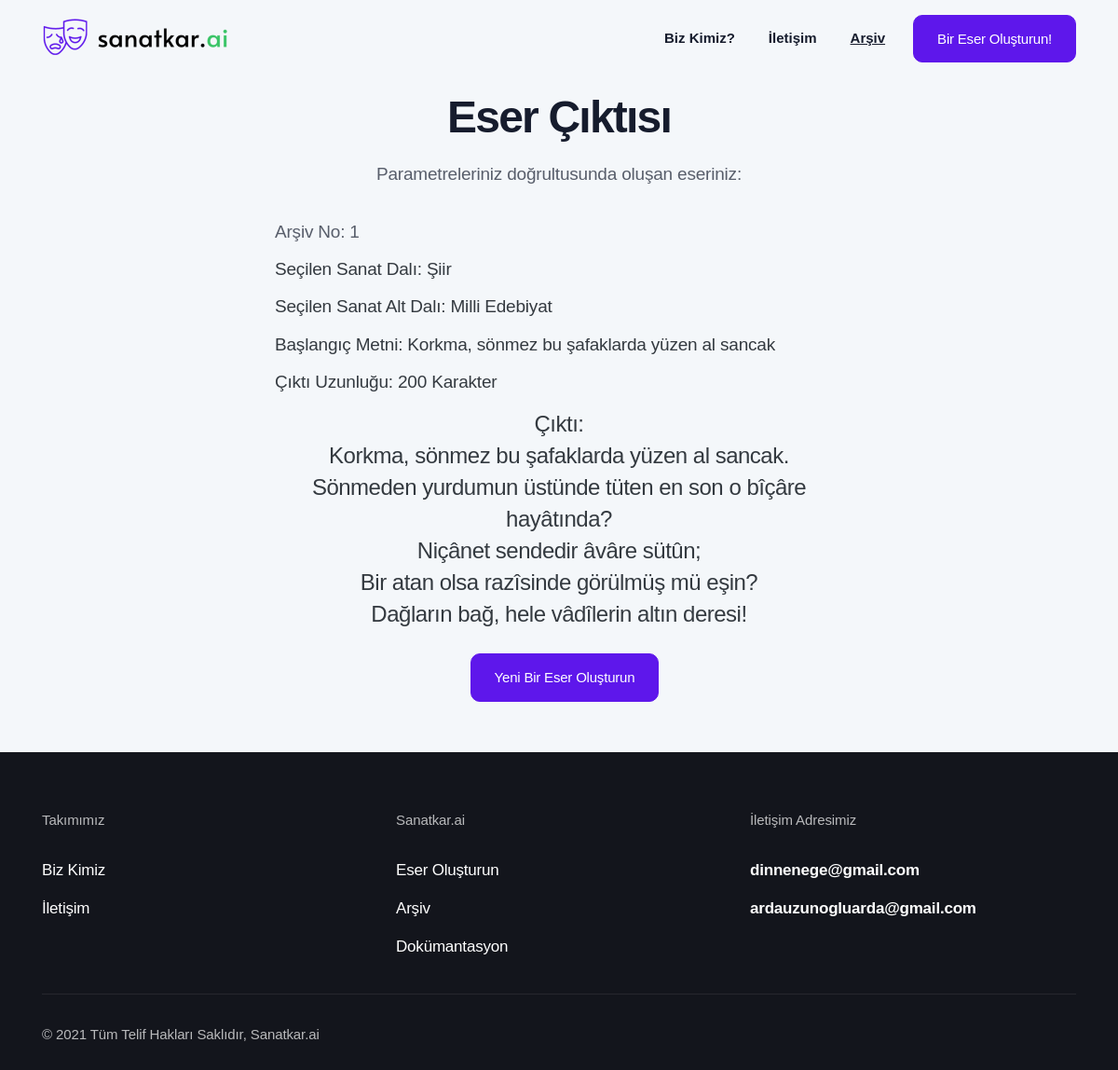
Before: /archive/1 with the older database file.
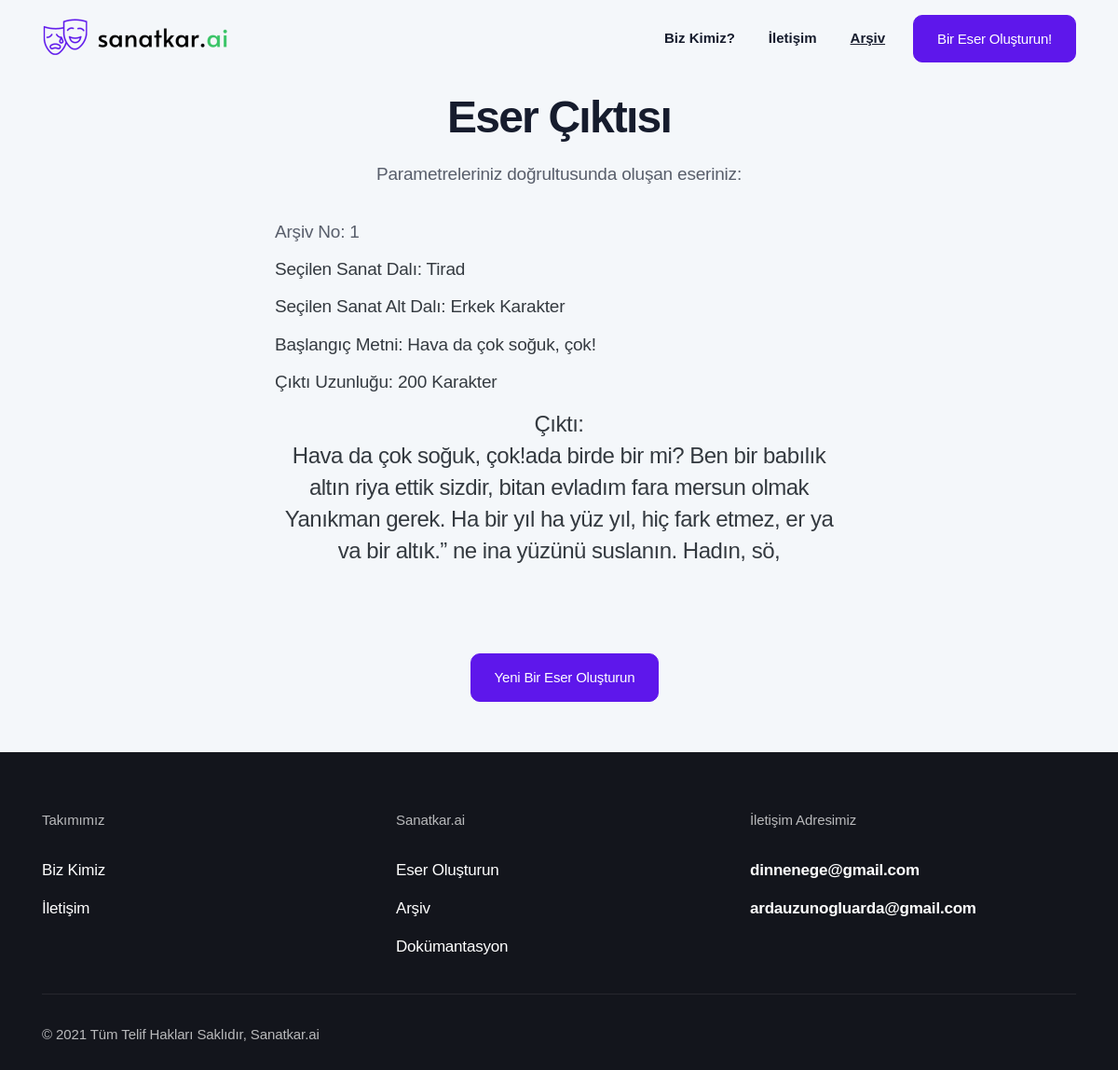
After: the same page with the newer database file.
### app.py (models this page shows)
class Archive(db.Model):
    id = db.Column(db.Integer, primary_key=True)
    generated_text = db.Column(db.String(600))
    art_branch = db.Column(db.String(10))
    genre = db.Column(db.String(30))
    seed_input = db.Column(db.String(35))
    length_input = db.Column(db.String(3))

### app.py (the view)
@app.route("/archive/<int:id>")
def particular_archive_element(id):
    archived_generation = Archive.query.filter_by(id = id).first()
    id = archived_generation.id
    generated_text = archived_generation.generated_text
    art_branch = archived_generation.art_branch
    genre = archived_generation.genre
    seed_input = archived_generation.seed_input
    length_input = archived_generation.length_input
    output = str(generated_text).replace("_", "").replace(")", "").replace("(", "").replace("'", "").replace('"',"").split("\\n")
    if art_branch != "Tirad":
        output = list(filter(None, output))[:-1]
    return render_template("generator_output.html", id = id, output=output, art_branch=art_branch, genre=genre, seed_input=seed_input, length_input=length_input)

### templates/generator_output.html (shortened to what this page needs)
<!DOCTYPE html>
<html lang="en">
<head>
  <link rel="stylesheet" href="{{ url_for('static', filename='css/bootstrap.css') }}">
  <link rel="stylesheet" href="{{ url_for('static', filename='fonts/icon-font/css/style.css') }}">
  <link rel="stylesheet" href="{{ url_for('static', filename='fonts/typography-font/typo.css') }}">
  <link rel="stylesheet" href="{{ url_for('static', filename='fonts/fontawesome-5/css/all.css') }}">
  <link rel="stylesheet" href="{{ url_for('static', filename='plugins/aos/aos.min.css') }}">
  <link rel="stylesheet" href="{{ url_for('static', filename='plugins/fancybox/jquery.fancybox.min.css') }}">
  <link rel="stylesheet" href="{{ url_for('static', filename='plugins/nice-select/nice-select.min.css') }}">
  <link rel="stylesheet" href="{{ url_for('static', filename='plugins/slick/slick.min.css') }}">
  <link rel="stylesheet" href="{{ url_for('static', filename='plugins/date-picker/css/gijgo.min.css') }}" type="text/css" />
  <link rel="stylesheet" href="{{ url_for('static', filename='plugins/theme-mode-switcher/switcher-panel.css') }}">
  <link rel="stylesheet" href="{{ url_for('static', filename='css/main.css') }}">
  <link rel="stylesheet" href="{{ url_for('static', filename='css/theme-mode-custom.css') }}">
  <link rel="stylesheet" href="https://cdnjs.cloudflare.com/ajax/libs/font-awesome/5.15.4/css/all.min.css">
</head>
<body data-theme="light">
  <div class="site-wrapper overflow-hidden">
    <header class="site-header site-header--menu-right  site-header--absolute">
      <div class="container">
        <nav class="navbar site-navbar offcanvas-active navbar-expand-lg  px-0">
          <div class="brand-logo"><a href="/">
              <img src="{{ url_for('static', filename='image/logo-main-black.png') }}" alt="" class="light-version-logo ">
            </a></div>
          <div class="collapse navbar-collapse" id="mobile-menu">
            <div class="navbar-nav-wrapper">
              <ul class="navbar-nav main-menu">
                <li class="nav-item">
                  <a class="text-dark nav-link" href="/about" role="button" aria-expanded="false">Biz Kimiz?</a>
                </li>
                <li class="nav-item">
                  <a class="nav-link" href="/contact" role="button" aria-expanded="false">İletişim</a>
                </li>
                <li class="nav-item">
                  <a class="font-weight-bold nav-link" href="/archive" role="button" aria-expanded="false"><ins>Arşiv</ins></a>
                </li>
              </ul>
            </div>
          </div>
          <div class="header-btn  ml-auto ml-lg-5 mr-6 mr-lg-0 d-none d-xs-block">
            <a class="btn btn-app-page btn-primary gr-text-9 d-none d-xs-inline-flex " href="/generator">
              Bir Eser Oluşturun!
            </a>
          </div>
        </nav>
      </div>
    </header>
    <div class="inner-banner pt-20 pb-md-13 bg-default-2">
      <div class="container">
        <div class="row  justify-content-center pt-5">
          <div class="col-xl-8 col-lg-9 text-center">
            <div class="px-md-15 text-center">
              <h2 class="title gr-text-3 mb-6">Eser Çıktısı</h2>
              <p class="gr-text-8 mb-9">Parametreleriniz doğrultusunda oluşan eseriniz:</p>
              <ul class="w-100 list-unstyled text-left">
                <li class="gr-text-8 mb-3">Arşiv No: <span id="archiveno">{{id}}</span></li>
                <li class="gr-text-8 text-dark mb-3">Seçilen Sanat Dalı: <span id="chosenart">{{art_branch}}</span></li>
                <li class="gr-text-8 text-dark mb-3">Seçilen Sanat Alt Dalı: <span id="chosensubart">{{genre}}</span></li>
                <li class="gr-text-8 text-dark mb-3">Başlangıç Metni: <span id="startingsentence">{{seed_input}}</span></li>
                <li class="gr-text-8 text-dark mb-5">Çıktı Uzunluğu: <span id="outputlength">{{length_input}}</span> Karakter</li>
                <li class="gr-text-6 text-dark mb-8 text-center">Çıktı:</br><span id="output">
                {% if output[0] %}
                  {% for element in output %}
                    {{element}}
                    <br>
                  {% endfor %}
                {% else %}
                  <p> Bir hata oluştu. </p>
                {% endif %}
                </span></li>
              </ul>
              <div class="header-btn  ml-auto ml-lg-5 mr-6 mr-lg-0 d-xs-block">
                <a class="btn btn-app-page btn-primary gr-text-9 d-xs-inline-flex " href="/generator">
                  Yeni Bir Eser Oluşturun
                </a>
              </div>
            </div>
          </div>
        </div>
      </div>
    </div>
    <div class="bg-default-2 pb-1 ">
    </div>
   <div class="footer-section dark-mode-texts bg-blackish-blue">
    <div class="container">
      <div class="footer-top pt-15">
        <div class="justify-content-center row">
          <div class="col-6 col-lg-4">
            <div class="single-footer mb-13 mb-lg-9">
              <p class="footer-title gr-text-11 mb-7">Takımımız</p>
              <ul class="footer-list list-unstyled">
                <li class="py-2"><a class="gr-text-9 gr-text-color" href="/about">Biz Kimiz</a></li>
                <li class="py-2"><a class="gr-text-9 gr-text-color" href="/contact">İletişim</a></li>
              </ul>
            </div>
          </div>
          <div class="col-6 col-lg-4">
            <div class="single-footer mb-13 mb-lg-9">
              <p class="footer-title gr-text-11 mb-7">Sanatkar.ai</p>
              <ul class="footer-list list-unstyled">
                <li class="py-2"><a class="gr-text-9 gr-text-color" href="/generator">Eser Oluşturun</a></li>
                <li class="py-2"><a class="gr-text-9 gr-text-color" href="/archive">Arşiv</a></li>
                <li class="py-2"><a class="gr-text-9 gr-text-color" href="https://github.com/ardauzunoglu/sanatkar.ai">Dokümantasyon</a></li>
              </ul>
            </div>
          </div>
          <div class="col-md-6 col-lg-4">
            <div class="single-footer mb-13 mb-lg-9">
              <p class="footer-title gr-text-11 mb-7">İletişim Adresimiz</p>
              <ul class="footer-list list-unstyled">
                <li class="py-2"><a class="gr-text-9 text-primary font-weight-bold hover-underline active text-white" href="mailto:dinnenege@gmail.com">dinnenege@gmail.com</a></li>
                <li class="py-2"><a class="gr-text-9 text-primary font-weight-bold hover-underline active text-white" href="mailto:ardauzunogluarda@gmail.com">ardauzunogluarda@gmail.com</a></li>
              </ul>
            </div>
          </div>
        </div>
      </div>
      <div class="copyright-area border-top pt-9 pb-8">
        <div class="row align-items-center">
          <div class="col-lg-6">
            <p class="copyright-text gr-text-11 mb-6 mb-lg-0 gr-text-color-opacity text-center text-lg-left">
              © 2021 Tüm Telif Hakları Saklıdır, Sanatkar.ai
            </p>
          </div>
        </div>
      </div>
    </div>
  </div>
  </div>
</body>
</html>

Changed rows visible on the page:
changed Archive: art_branch "Şiir" → "Tirad"; genre "Milli Edebiyat" → "Erkek Karakter"; seed_input "Korkma, sönmez bu şafaklarda yüzen al sancak" → "Hava da çok soğuk, çok!"
Other visible differences:
new list line: "Hava da çok soğuk, çok!ada birde bir mi? Ben bir babılık altın riya ettik sizdir, bitan evladım fara mersun olmak Yanıkman gerek. Ha bir yıl ha yüz yıl, hiç fark etmez, er ya va bir altık.” ne ina yüzünü suslanın. Hadın, sö,"
list line gone: "Korkma, sönmez bu şafaklarda yüzen al sancak."
list line gone: "Sönmeden yurdumun üstünde tüten en son o bîçâre hayâtında?"
list line gone: "Niçânet sendedir âvâre sütûn;"
list line gone: "Bir atan olsa razîsinde görülmüş mü eşin?"
list line gone: "Dağların bağ, hele vâdîlerin altın deresi!"
